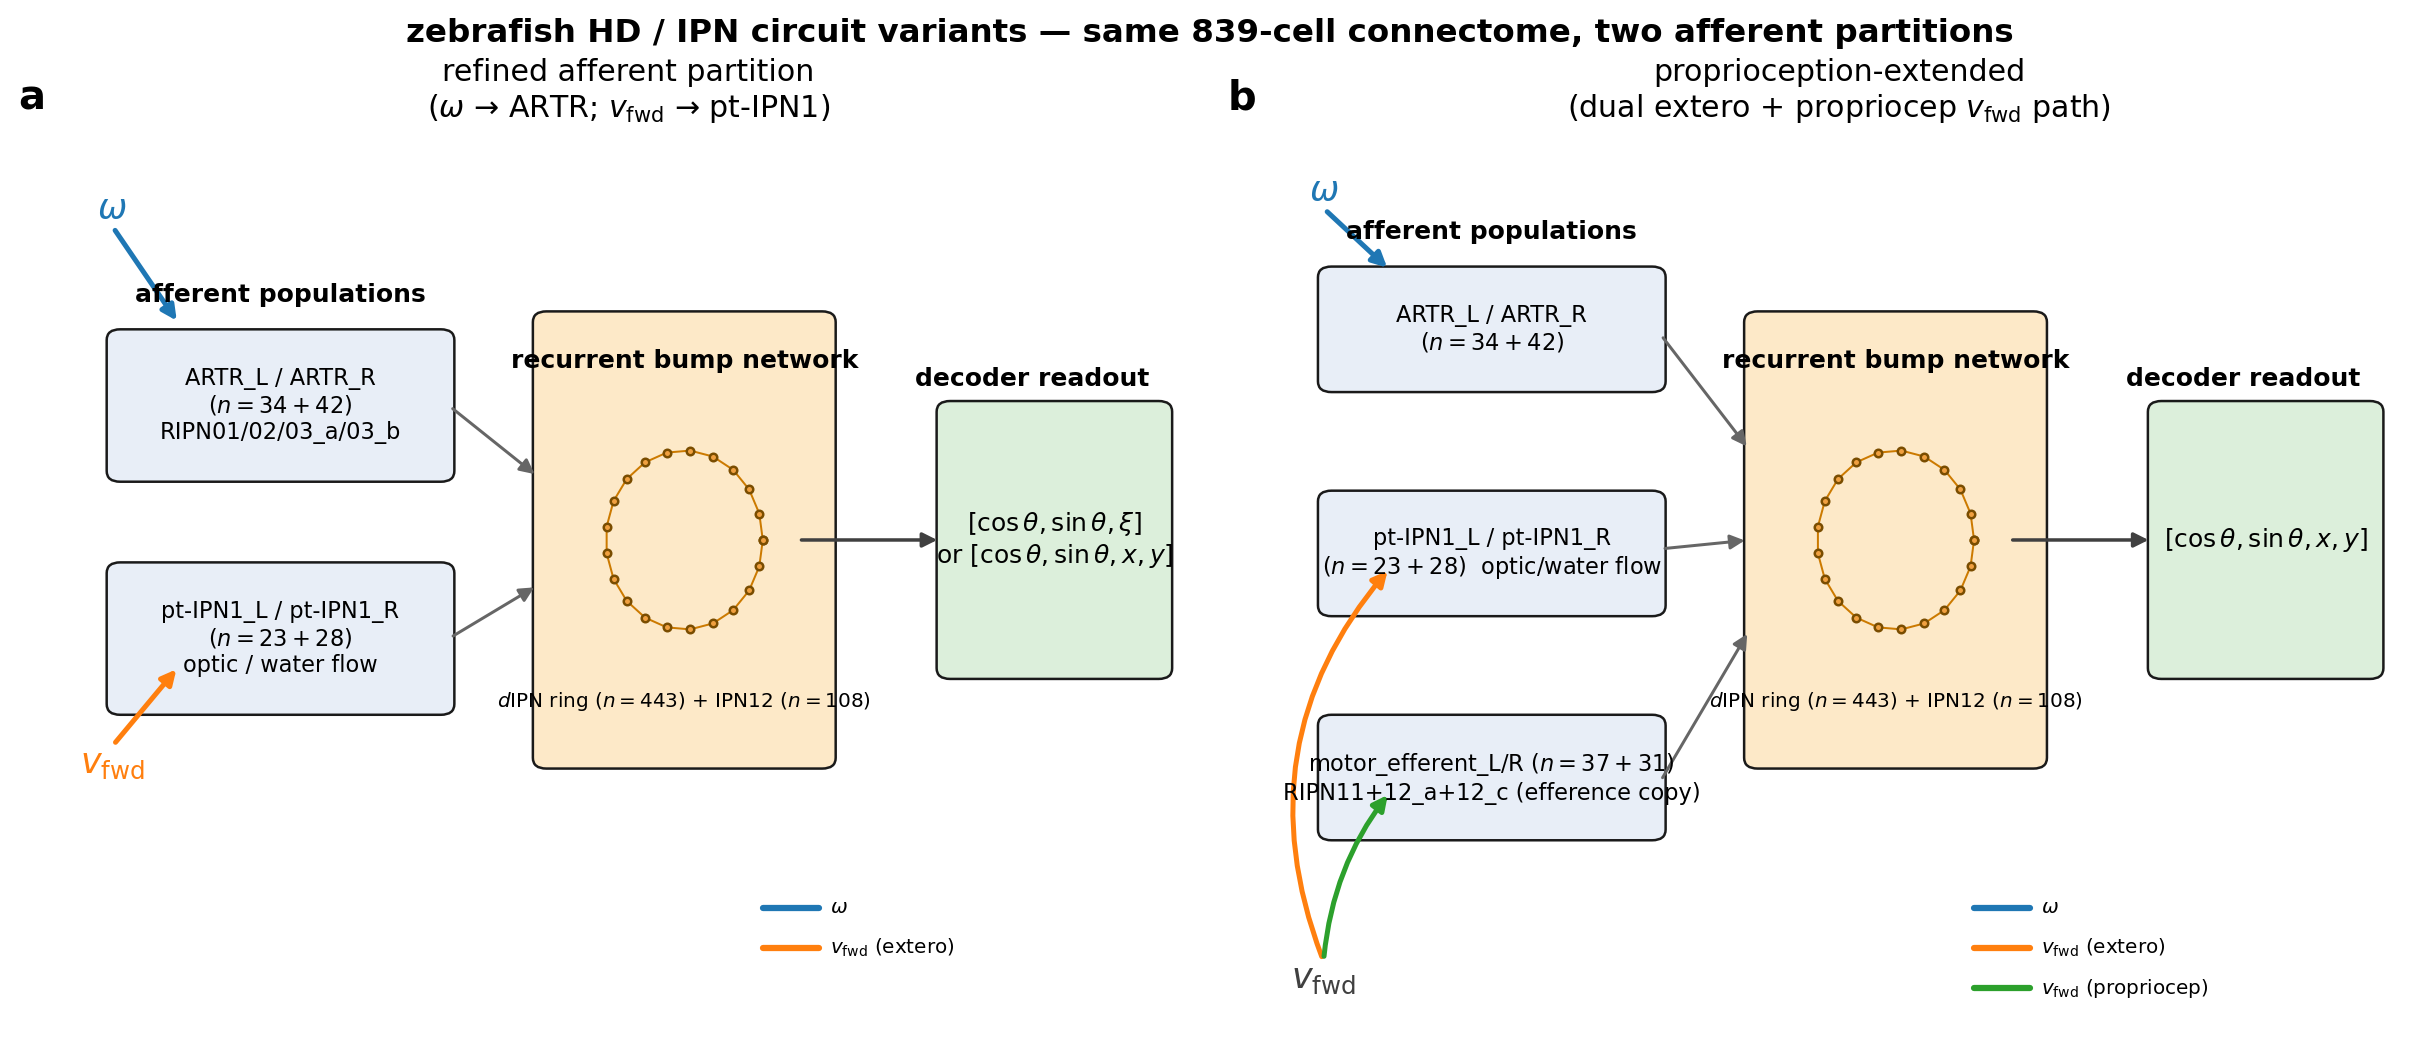

Here is the Python script that generated this plot:
"""fig_zebrafish_circuit_variants.py
=====================================

Schematic of the two production afferent-partition variants of the
zebrafish HD / IPN circuit. Same 839-cell connectome (443 dIPN + 108
IPN12 + 200 RIPN + 88 pt-IPN) in both panels; what changes is **which
afferent subpopulations the velocity gate routes ω and v_fwd through**.

Two panels (a–b), each laid out left-to-right:
    afferent populations ─→ bump ring ─→ decoder readout

  (a) refined partition: ω routed to ARTR (RIPN01+02+03_a+03_b);
      v_fwd routed to pt-IPN1 (optic / water-flow afferents); rotation
      and translation drive paths cleanly separated.
  (b) proprioception extension: same as (a) plus a third afferent
      route — v_fwd is now delivered through TWO parallel pathways,
      pt-IPN1 (exteroceptive) AND motor_efferent (proprioceptive copy
      of the swim command: RIPN11 + RIPN12_a + RIPN12_c).

Decoder readout is whatever the active sub-task supervises: heading
(2-col), heading + scalar displacement (3-col), or heading + 2D
position (4-col).

Usage
-----
    python figures/zebrafish/fig_zebrafish_circuit_variants.py
    python figures/zebrafish/fig_zebrafish_circuit_variants.py --out my.png
"""

from __future__ import annotations

import argparse
import os

import matplotlib.pyplot as plt
import matplotlib.patches as mpatches
import numpy as np
from matplotlib.patches import FancyArrowPatch, FancyBboxPatch

# --- Style ------------------------------------------------------------------
PANEL_LABEL_FS = 16
TITLE_FS = 12
LABEL_FS = 10
TICK_FS = 9
SUB_FS = 8

# Drive-type colours (used to identify ω vs v_fwd pathways).
COL_OMEGA = "#1f77b4"          # blue   — ω (angular velocity)
COL_VFWD_EXT = "#ff7f0e"       # orange — v_fwd exteroceptive
COL_VFWD_PRO = "#2ca02c"       # green  — v_fwd proprioceptive

# Box fills.
BOX_AFF = "#e8eef7"            # afferent populations (pale blue)
BOX_BUMP = "#fde9c8"           # bump ring (pale orange)
BOX_DEC = "#dcefdb"            # decoder (pale green)
BOX_EDGE = "#1a1a1a"


def _panel_label(ax, letter: str):
    ax.text(-0.02, 1.02, letter, transform=ax.transAxes,
            fontsize=PANEL_LABEL_FS, fontweight="bold",
            va="bottom", ha="right")


def _box(ax, xy, wh, text, fill=BOX_AFF, edge=BOX_EDGE, fontsize=LABEL_FS,
         lw=1.0):
    """Rounded rectangle with centred text. xy is bottom-left."""
    x, y = xy
    w, h = wh
    patch = FancyBboxPatch(
        (x, y), w, h,
        boxstyle="round,pad=0.005,rounding_size=0.012",
        facecolor=fill, edgecolor=edge, lw=lw,
    )
    ax.add_patch(patch)
    ax.text(x + w / 2, y + h / 2, text, ha="center", va="center",
            fontsize=fontsize)
    return patch


def _arrow(ax, xy_from, xy_to, color="0.2", lw=1.2, ls="-",
           connectionstyle="arc3,rad=0.0"):
    """Curved arrow from a → b."""
    arr = FancyArrowPatch(
        xy_from, xy_to,
        arrowstyle="-|>", mutation_scale=12,
        color=color, lw=lw, linestyle=ls,
        connectionstyle=connectionstyle, shrinkA=2, shrinkB=2,
    )
    ax.add_patch(arr)


def _drive_legend(ax, has_propriocep: bool):
    """Tiny inset legend for arrow colours, bottom-right of the panel.

    Positioned in the lower-right margin so it never collides with the
    top-left ω input label or the centre/right network boxes.
    """
    items = [(COL_OMEGA,    r"$\omega$"),
             (COL_VFWD_EXT, r"$v_{\mathrm{fwd}}$ (extero)")]
    if has_propriocep:
        items.append((COL_VFWD_PRO,
                       r"$v_{\mathrm{fwd}}$ (propriocep)"))
    x0, y0, dy = 0.62, 0.14, -0.045
    for i, (col, lab) in enumerate(items):
        ax.plot([x0, x0 + 0.05], [y0 + i * dy, y0 + i * dy],
                color=col, lw=2.5, solid_capstyle="round",
                transform=ax.transAxes)
        ax.text(x0 + 0.06, y0 + i * dy, lab, transform=ax.transAxes,
                fontsize=SUB_FS, va="center", ha="left")


def _draw_bump_and_decoder(ax, out_text: str):
    """Shared center + right columns for every variant.

    Center column: bump ring + IPN12 (the recurrent network — same in
    every variant).
    Right column: decoder readout, labelled by the active sub-task
    output columns.
    Returns (bump_center, decoder_center) coordinates for arrow targets.
    """
    bump_center = (0.55, 0.55)
    decoder_center = (0.86, 0.55)

    # Bump ring box (big rectangle wrapping the schematic ring).
    _box(ax, (0.42, 0.30), (0.26, 0.50),
         text="", fill=BOX_BUMP, fontsize=LABEL_FS)
    ax.text(bump_center[0], bump_center[1] + 0.20,
            "recurrent bump network",
            ha="center", va="center", fontsize=LABEL_FS, fontweight="bold")
    # Schematic ring — circle of dots inside the box.
    theta = np.linspace(0, 2 * np.pi, 22)
    rx = 0.07
    ry = 0.10
    ring_xs = bump_center[0] + rx * np.cos(theta)
    ring_ys = bump_center[1] + ry * np.sin(theta)
    ax.plot(ring_xs, ring_ys, "o-", color="#cc7a00", ms=3, lw=0.8,
            mec="#7a4d00", mfc="#f0a040")
    ax.text(bump_center[0], bump_center[1] - 0.18,
            r"$d$IPN ring ($n{=}443$) + IPN12 ($n{=}108$)",
            ha="center", va="center", fontsize=SUB_FS)

    # Decoder box (right).
    _box(ax, (0.78, 0.40), (0.20, 0.30),
         text=out_text, fill=BOX_DEC, fontsize=LABEL_FS)
    ax.text(decoder_center[0], decoder_center[1] + 0.18,
            "decoder readout",
            ha="center", va="center", fontsize=LABEL_FS, fontweight="bold")

    # Bump → decoder arrow.
    _arrow(ax, (bump_center[0] + 0.10, bump_center[1]),
           (decoder_center[0] - 0.08, decoder_center[1]),
           color="0.25", lw=1.4)
    return bump_center, decoder_center


def _draw_v1_panel(ax):
    """Baseline: ω goes through BOTH RIPN and pt-IPN aggregates."""
    ax.set_xlim(0, 1); ax.set_ylim(0, 1); ax.axis("off")
    ax.set_title("baseline circuit\n(aggregate RIPN + pt-IPN)",
                 fontsize=TITLE_FS, pad=8)
    _drive_legend(ax, has_propriocep=False)

    # Afferent boxes (left column).
    _box(ax, (0.04, 0.62), (0.30, 0.16),
         text="RIPN_L / RIPN_R\n($n{=}102+101$)",
         fill=BOX_AFF, fontsize=LABEL_FS)
    _box(ax, (0.04, 0.36), (0.30, 0.16),
         text="ptIPN_L / ptIPN_R\n($n{=}41+44$)",
         fill=BOX_AFF, fontsize=LABEL_FS)
    ax.text(0.19, 0.81, "afferent populations",
            ha="center", va="bottom", fontsize=LABEL_FS, fontweight="bold")

    bump_center, _ = _draw_bump_and_decoder(
        ax, out_text=r"$[\cos\theta,\sin\theta]$")

    # Input arrows.
    ax.text(0.04, 0.92, r"$\omega$", color=COL_OMEGA, fontsize=14,
            fontweight="bold", ha="center", va="center")
    _arrow(ax, (0.04, 0.90), (0.10, 0.79), color=COL_OMEGA, lw=2.0)
    _arrow(ax, (0.04, 0.90), (0.10, 0.53), color=COL_OMEGA, lw=2.0,
           connectionstyle="arc3,rad=-0.3")

    # Afferents → bump.
    _arrow(ax, (0.34, 0.70), (0.42, 0.62), color="0.4", lw=1.2)
    _arrow(ax, (0.34, 0.44), (0.42, 0.50), color="0.4", lw=1.2)


def _draw_artr_pt1_panel(ax):
    """Refined: ω → ARTR; v_fwd → pt-IPN1."""
    ax.set_xlim(0, 1); ax.set_ylim(0, 1); ax.axis("off")
    ax.set_title("refined afferent partition\n"
                 "($\\omega$ → ARTR; $v_{\\mathrm{fwd}}$ → pt-IPN1)",
                 fontsize=TITLE_FS, pad=8)
    _drive_legend(ax, has_propriocep=False)

    # Afferent boxes.
    _box(ax, (0.04, 0.62), (0.30, 0.16),
         text="ARTR_L / ARTR_R\n($n{=}34+42$)\nRIPN01/02/03_a/03_b",
         fill=BOX_AFF, fontsize=LABEL_FS - 1)
    _box(ax, (0.04, 0.36), (0.30, 0.16),
         text="pt-IPN1_L / pt-IPN1_R\n($n{=}23+28$)\noptic / water flow",
         fill=BOX_AFF, fontsize=LABEL_FS - 1)
    ax.text(0.19, 0.81, "afferent populations",
            ha="center", va="bottom", fontsize=LABEL_FS, fontweight="bold")

    bump_center, _ = _draw_bump_and_decoder(
        ax, out_text=r"$[\cos\theta,\sin\theta,\xi]$"
                     "\n" r"or $[\cos\theta,\sin\theta,x,y]$")

    # Input arrows (separated by drive type now).
    ax.text(0.04, 0.92, r"$\omega$", color=COL_OMEGA, fontsize=14,
            fontweight="bold", ha="center", va="center")
    _arrow(ax, (0.04, 0.90), (0.10, 0.79), color=COL_OMEGA, lw=2.0)
    ax.text(0.04, 0.30, r"$v_{\mathrm{fwd}}$", color=COL_VFWD_EXT,
            fontsize=14, fontweight="bold", ha="center", va="center")
    _arrow(ax, (0.04, 0.32), (0.10, 0.41), color=COL_VFWD_EXT, lw=2.0)

    # Afferents → bump.
    _arrow(ax, (0.34, 0.70), (0.42, 0.62), color="0.4", lw=1.2)
    _arrow(ax, (0.34, 0.44), (0.42, 0.50), color="0.4", lw=1.2)


def _draw_propriocep_panel(ax):
    """Proprioception: ω → ARTR; v_fwd → pt-IPN1 AND motor_efferent."""
    ax.set_xlim(0, 1); ax.set_ylim(0, 1); ax.axis("off")
    ax.set_title("proprioception-extended\n"
                 "(dual extero + propriocep $v_{\\mathrm{fwd}}$ path)",
                 fontsize=TITLE_FS, pad=8)
    _drive_legend(ax, has_propriocep=True)

    # Afferent boxes — three of them now.
    _box(ax, (0.04, 0.72), (0.30, 0.13),
         text="ARTR_L / ARTR_R\n($n{=}34+42$)",
         fill=BOX_AFF, fontsize=LABEL_FS - 1)
    _box(ax, (0.04, 0.47), (0.30, 0.13),
         text="pt-IPN1_L / pt-IPN1_R\n($n{=}23+28$)  optic/water flow",
         fill=BOX_AFF, fontsize=LABEL_FS - 1)
    _box(ax, (0.04, 0.22), (0.30, 0.13),
         text="motor_efferent_L/R ($n{=}37+31$)\nRIPN11+12_a+12_c (efference copy)",
         fill=BOX_AFF, fontsize=LABEL_FS - 1)
    ax.text(0.19, 0.88, "afferent populations",
            ha="center", va="bottom", fontsize=LABEL_FS, fontweight="bold")

    bump_center, _ = _draw_bump_and_decoder(
        ax, out_text=r"$[\cos\theta,\sin\theta,x,y]$")

    # Input arrows (split into 3 drive types).
    ax.text(0.04, 0.94, r"$\omega$", color=COL_OMEGA, fontsize=14,
            fontweight="bold", ha="center", va="center")
    _arrow(ax, (0.04, 0.92), (0.10, 0.85), color=COL_OMEGA, lw=2.0)
    # v_fwd splits into two pathways.
    ax.text(0.04, 0.06, r"$v_{\mathrm{fwd}}$", color="0.25",
            fontsize=14, fontweight="bold", ha="center", va="center")
    _arrow(ax, (0.04, 0.08), (0.10, 0.52),
           color=COL_VFWD_EXT, lw=2.0,
           connectionstyle="arc3,rad=-0.3")
    _arrow(ax, (0.04, 0.08), (0.10, 0.27),
           color=COL_VFWD_PRO, lw=2.0,
           connectionstyle="arc3,rad=-0.15")

    # Afferents → bump.
    _arrow(ax, (0.34, 0.78), (0.42, 0.65), color="0.4", lw=1.2)
    _arrow(ax, (0.34, 0.54), (0.42, 0.55), color="0.4", lw=1.2)
    _arrow(ax, (0.34, 0.28), (0.42, 0.45), color="0.4", lw=1.2)


def build_figure(out_path: str):
    fig, axes = plt.subplots(1, 2, figsize=(13.5, 6.0))
    fig.subplots_adjust(left=0.03, right=0.99, top=0.88, bottom=0.05,
                        wspace=0.08)
    _draw_artr_pt1_panel(axes[0])
    _panel_label(axes[0], "a")
    _draw_propriocep_panel(axes[1])
    _panel_label(axes[1], "b")

    fig.suptitle(
        "zebrafish HD / IPN circuit variants — same 839-cell connectome, "
        "two afferent partitions",
        fontsize=13, fontweight="bold", y=0.99,
    )
    os.makedirs(os.path.dirname(out_path) or ".", exist_ok=True)
    fig.savefig(out_path, dpi=180, bbox_inches="tight")
    plt.close(fig)
    print(f"[fig] wrote {out_path}")


def main():
    ap = argparse.ArgumentParser(description=__doc__.splitlines()[0])
    default_out = os.path.join(
        os.path.dirname(os.path.abspath(__file__)),
        "fig_zebrafish_circuit_variants.png",
    )
    ap.add_argument("--out", default=default_out)
    args = ap.parse_args()
    build_figure(args.out)


if __name__ == "__main__":
    main()
